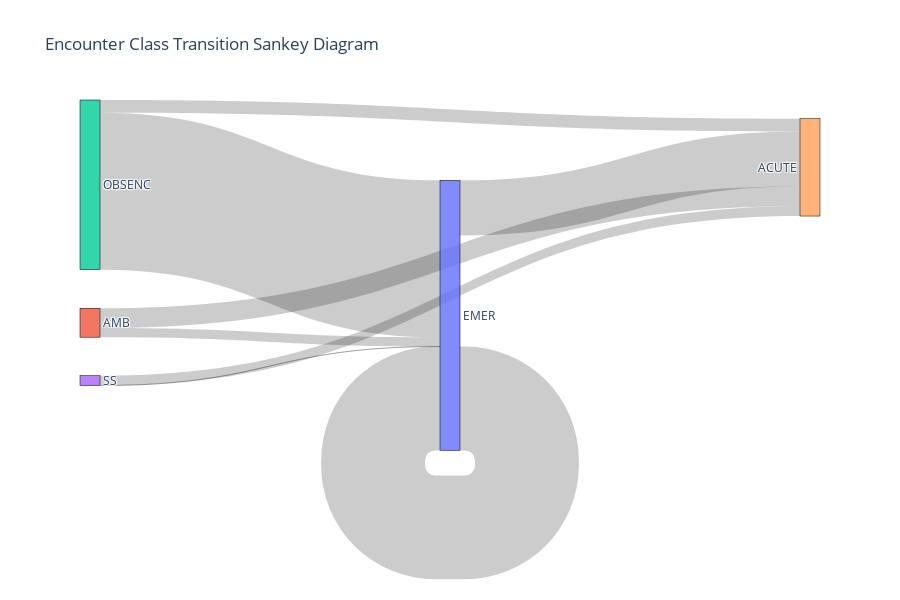

Notebook cell for this chart:
### Code cell
df_collect_encounter_class_transition = df_encounter_class_transition.collect()

source = [item['parent_encounter_code'] for item in df_collect_encounter_class_transition]
target = [item['child_encounter_code'] for item in df_collect_encounter_class_transition]
count = [item['cnt'] for item in df_collect_encounter_class_transition]

# Create a mapping from labels to indices
labels = list(set(source + target))
label_to_index = {label: i for i, label in enumerate(labels)}

# Convert source and target labels to indices
source_indices = [label_to_index[s] for s in source]
target_indices = [label_to_index[t] for t in target]

fig_sankey_encounter_class_transition = go.Figure(data=[go.Sankey(
    node=dict(pad=15, thickness=20, line=dict(color="black", width=0.5), label=labels),
    link=dict(source=source_indices, target=target_indices, value=count)
)])

fig_sankey_encounter_class_transition.update_layout(
    height=600,
    title_text="Encounter Class Transition Sankey Diagram"
)

fig_sankey_encounter_class_transition.show()

### Figure 1 — Plotly figure (JSON) as saved in the notebook; plotly's stock layout.template omitted (floating-point values rounded to 4 significant figures)
{"data": [{"link": {"source": [2, 0, 0, 1, 2, 3, 1, 3], "target": [0, 0, 4, 4, 4, 4, 0, 0], "value": [118051, 78080, 41376, 14898, 9534, 7373, 6871, 14]}, "node": {"label": ["EMER", "AMB", "OBSENC", "SS", "ACUTE"], "line": {"color": "black", "width": 0.5}, "pad": 15, "thickness": 20}, "type": "sankey"}], "layout": {"height": 600, "title": {"text": "Encounter Class Transition Sankey Diagram"}}}
